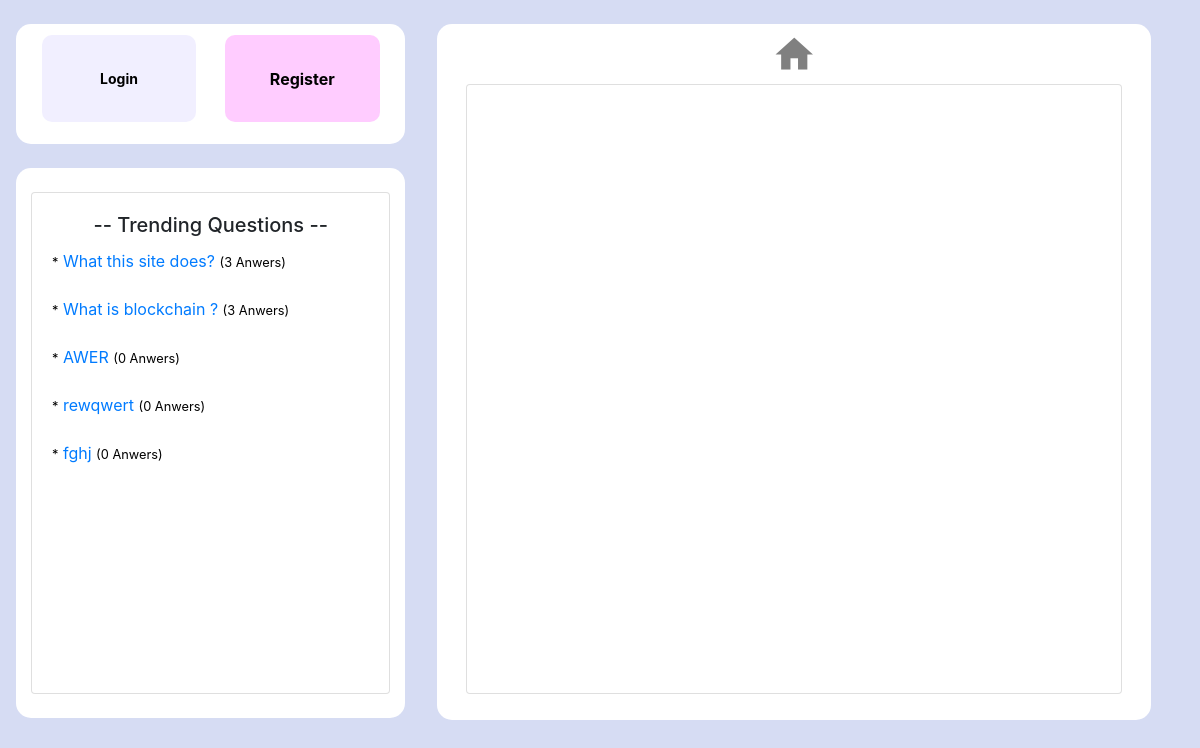
Screenshot of /myanswer/ with the database file from the repository.
### Question_App/models.py (models this page shows, shortened)
class Question(models.Model):
    user=models.ForeignKey(User,on_delete=models.CASCADE)  #user who is logged in
    title=models.CharField(max_length=200) # title of qestion
    question=models.TextField() #question
    created_time= models.DateTimeField(auto_now=True) #question creation time
    answer_count=models.IntegerField(default=0) #total reply or answer count
    qustion_upvote=models.IntegerField(default=0) #question upvote
    question_downvote=models.IntegerField(default=0) #question q

### Question_App/views.py (the view, shortened to what this page needs)
# urls.py: path('myanswer/',views.MyAnswerListView,name='my-answer'),
def MyAnswerListView(request):
    uid=request.user.id
    my_question_list=[]
    my_answer_list=[]
    main_list=[]
    answer_of_loggedin_user=Answer.objects.all().filter(user_id=uid)# asnwers by loggedin user
    context={
        'my_answer_list':main_list,
        'title':'| My Answers'
    }
    return render(request,'ui/my_answer_list.html',context)

### Question_App/templates/ui/my_answer_list.html (shortened to what this page needs)
{% extends "ui/base.html" %}

### Question_App/templates/ui/base.html (shortened to what this page needs)
<!DOCTYPE html>
{% load static %}
<html lang="en">
<head>
  <link rel="stylesheet" href="https://maxcdn.bootstrapcdn.com/bootstrap/4.5.0/css/bootstrap.min.css">
</head>
<body style="background-color:#1030bb2b;" >
  <div class="row ml-3 mr-3 mt-4 mb-2">
      <div class="col-sm-4">
{% if user.is_authenticated %}
        <div class="row" style="height:200px;border-style:none!important;">
          <div class="col-sm-12 bg-white" style="border-radius:15px; ">
            <a href="{% url 'my-question' %}"><button type="submit" class="buttonx btn-sm" style="height:37%; margin-top:4%; font-size:18px; font-weight:600;">My Questions</button></a>
            <a href="{% url 'my-answer' %}"><button type="submit" class="buttonx btn-sm" style="float:right; background-color:#ffccff; height:37%; margin-top:4%; font-size:18px;font-weight:600;">My Answers</button></a>
            <a href="{% url 'question-create' %}"><button type="submit" class="buttonx btn-sm" style="height:37%; margin-top:1%; margin-bottom:3%; font-size:18px; font-weight:600; background-color: #ccffe6;">Ask Question</button></a>
            <a href="{% url 'logout' %}"><button type="submit" class="buttonx btn-sm" style="float:right; background-color: #ffb3b3; height:37%; margin-top:1%; margin-bottom:3%; font-size:18px; font-weight:600;">Logout</button></a>
          </div>
        </div>
{% else %}
        <div class="row" style="height:120px;border-style:none!important;">
          <div class="col-sm-12 bg-white" style="border-radius:15px; ">
            <a href="{% url 'login' %}"><button class="buttonx btn-sm"><strong>Login</strong></button></a>
            <a href="{% url 'register' %}"><button class="buttonx" style="float:right; background-color:#ffccff;"><strong>Register</strong></button></a>
          </div>
        </div>
{% endif %}
        <br>
        {% if user.is_authenticated %}
                <div class="row" style="height:470px;border-style:none!important;">
                  <div class="col-sm-12 bg-white" style="border-radius:15px; ">
                    <br>
                    <div class="card" >
                      <div class="card-body">
                        <h5 class="card-title"style="text-align:center;"> -- Trending Questions --</h5>
                        <div style="overflow-y:auto;height:320px;">
        {% else %}
                <div class="row" style="height:550px;border-style:none!important;">
                  <div class="col-sm-12 bg-white" style="border-radius:15px; ">
                    <br>
                    <div class="card" >
                      <div class="card-body">
                        <h5 class="card-title"style="text-align:center;"> -- Trending Questions --</h5>
                        <div style="overflow-y:auto; height:400px;">
        {% endif %}
                          {% for t in trending_question %}
                            <a href="{% url 'question-detail' t.0 %}" style="text-decoration:none;"><p class="card-text"><small style="color:black;">*</small> {{ t.1 }} <small style="color:black;">({{ t.2 }} Anwers)</small> </p></a><br>
                          {% endfor %}
                        </div>
                        <br>
                      </div>
                    </div>
                  </div>
                </div>
        <br>
      </div>
      <div class="col-sm-8" style="">
        <div class="row">
          <div class="p-3" ></div>
          <div class="col-sm-11 bg-white" style="height:696px; border-radius:15px; ">
            <div class="row pt-2">
                <span class="material-icons" style="font-size:45px;margin:0 auto;"><a href="{% url 'home' %}" style="  text-decoration:none; color:grey;">home</a></span>
          </div>
            <div class="card pb-4"style="margin:1% 2%;">
              <div class="card-body pt-1">
                <div style="overflow-y:auto;height:560px;">
                </div>
              </div>
            </div>
          </div>
        </div>
      </div>
  </div>
</body>
</html>

### Question_App/templates/ui/base.html (style rules this page uses)
.buttonx { background-color: #f1efff; border: none; width:43%; text-align: center; border-radius: 10px; height:73%; margin:3%; outline-style: none!important; float:left; display: block; }

### rows the page displays
Question: question "What this site does?", t "3"
Question: question "What is blockchain ?", t "3"
Question: question "AWER", t "0"
Question: question "rewqwert", t "0"
Question: question "fghj", t "0"
